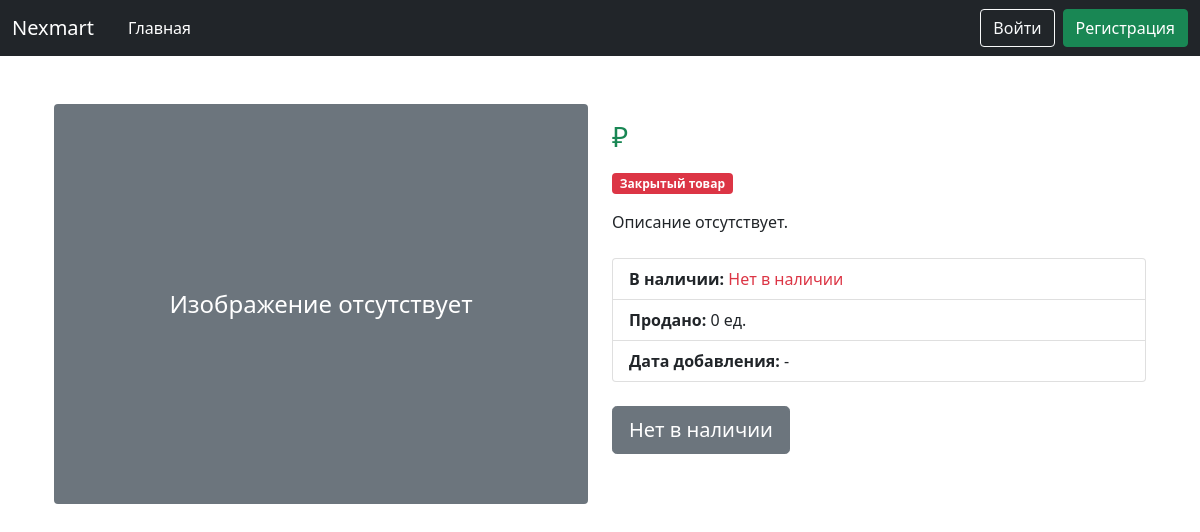
The page /products/3 on the database as committed earlier.
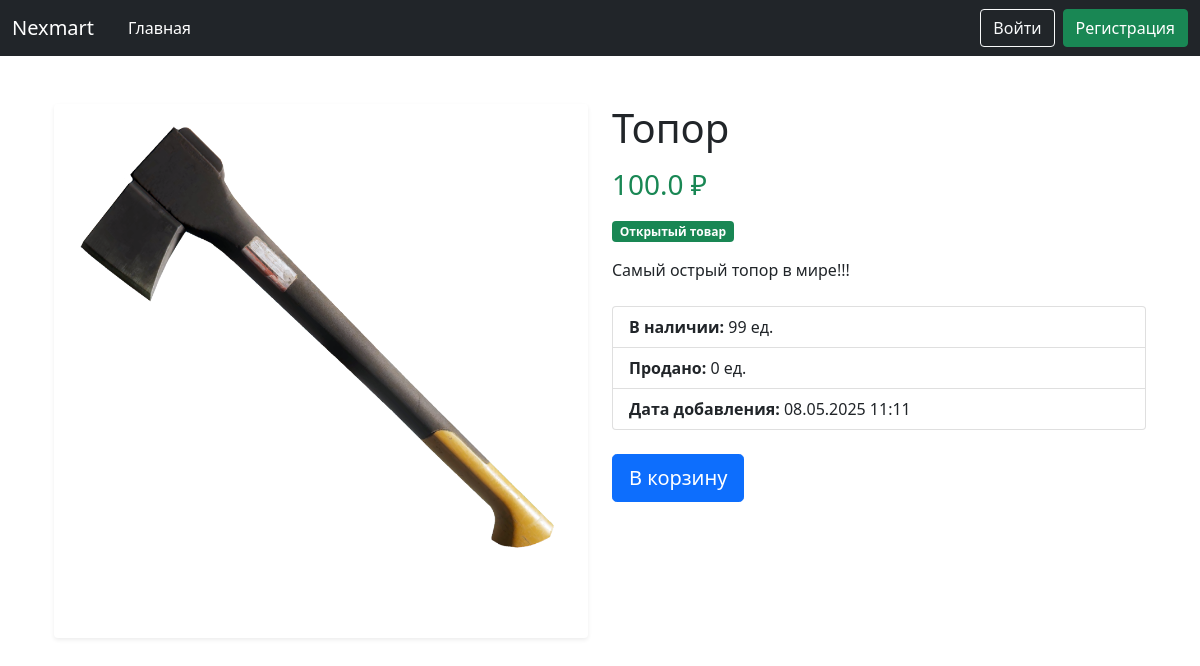
The same page on the database as committed later.
### data/product.py (models this page shows, shortened)
class Product(SqlAlchemyBase):
    __tablename__ = 'products'
    id = sqlalchemy.Column(sqlalchemy.Integer, primary_key=True, autoincrement=True)
    name = sqlalchemy.Column(sqlalchemy.String, nullable=False)
    price = sqlalchemy.Column(sqlalchemy.Float, nullable=False)
    description = sqlalchemy.Column(sqlalchemy.Text)
    created_date = sqlalchemy.Column(sqlalchemy.DateTime, default=datetime.datetime.now)
    open = sqlalchemy.Column(sqlalchemy.Boolean)  # открыт ли продукт для общего доступа
    amount_available = sqlalchemy.Column(sqlalchemy.Integer)  # сколько есть продукта для продажи
    amount_sell = sqlalchemy.Column(sqlalchemy.Integer)  # сколько продано для статистики
    image = sqlalchemy.Column(sqlalchemy.String)
    user_id = sqlalchemy.Column(sqlalchemy.Integer, sqlalchemy.ForeignKey('users.id'))
    user = sqlalchemy.orm.relationship('User', back_populates='products')

### main.py (the view)
@app.route('/products/<int:product_id>')
def show_product(product_id):
    db_sess = db_session.create_session()
    product = db_sess.query(Product).filter(Product.id == product_id).first()
    return render_template('product.html', product=product)

### data/db_session.py (called while the page is built)
def create_session() -> Session:
    global __factory
    return __factory()

### templates/product.html
{% extends "base.html" %}
{% block content %}
<div class="container my-5">
    <div class="row">
        <div class="col-md-6">
            {% if product.image %}
                <img src="{{ url_for('static', filename='upload/' + product.image) }}"
                     alt="{{ product.name }}"
                     class="img-fluid rounded shadow-sm">
            {% else %}
                <div class="bg-secondary text-white d-flex align-items-center justify-content-center"
                     style="height: 400px; border-radius: .25rem;">
                    <span class="fs-4">Изображение отсутствует</span>
                </div>
            {% endif %}
        </div>
        <div class="col-md-6">
            <h1 class="mb-3">{{ product.name }}</h1>
            <h3 class="text-success mb-3">{{ product.price }} ₽</h3>
            {% if product.open %}
            <span class="badge bg-success mb-3">Открытый товар</span>
            {% else %}
            <span class="badge bg-danger mb-3">Закрытый товар</span>
            {% endif %}
            <p class="mb-4">{{ product.description or "Описание отсутствует." }}</p>
            <ul class="list-group mb-4">
                <li class="list-group-item">
                    <strong>В наличии:</strong>
                    {% if product.amount_available and product.amount_available > 0 %}
                    {{ product.amount_available }} ед.
                    {% else %}
                    <span class="text-danger">Нет в наличии</span>
                    {% endif %}
                </li>
                <li class="list-group-item">
                    <strong>Продано:</strong> {{ product.amount_sell or 0 }} ед.
                </li>
                <li class="list-group-item">
                    <strong>Дата добавления:</strong> {{ product.created_date.strftime('%d.%m.%Y %H:%M') if
                    product.created_date else '-' }}
                </li>
            </ul>
            {% if product.amount_available and product.amount_available > 0 and product.open %}
            <a href="{{ url_for('add_cart', product_id=product.id) }}" class="btn btn-primary btn-lg">
                В корзину
            </a>
            {% else %}
            <button class="btn btn-secondary btn-lg">Нет в наличии</button>
            {% endif %}
        </div>
    </div>
</div>
{% endblock %}

Rows that differ between the two databases and show on the page:
added Product: image (picture), name "Топор", price "100.0", description "Самый острый топор в мире!!!", amount_available "99", amount_sell "0", created_date "08.05.2025 11:11"
Other text that changed with them:
{{ product.description or "Описание отсутствует." }}: "Описание отсутствует." → (not shown)
{{ product.amount_sell or 0 }}: "0" → (not shown)
text no longer shown: "Изображение отсутствует Закрытый товар Нет в наличии - Нет в наличии"
text now shown: "Открытый товар ед. В корзину"
